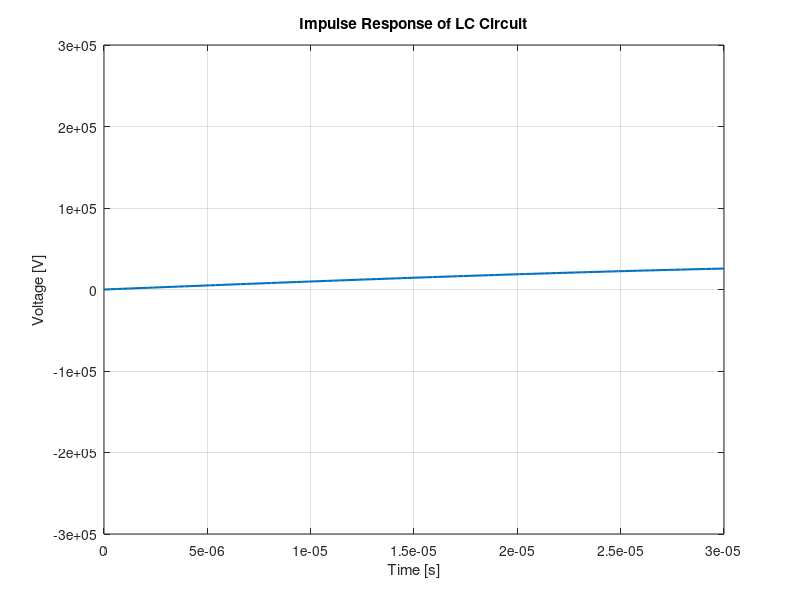

Write the MATLAB code that produced this figure.
%Lab quiz 2-part 5
clear;
L = 10e-3;   % Henry (1 mH)
C = 100e-9; % Farad (100 nF)

% Define State-Space Matrix
% A = [0, 1/C;
%      -1/L, 0];
A = [0, -1/L;
     1/C, 0];
B = [1/L; 0];
C_matrix = [0, 1];  % Renamed to avoid conflict with ss() output
D = 0;

% Create the state space model
sys = ss(A, B, C_matrix, D);

% Get the step response data explicitly
[y, t] = impulse(sys, 3e-05);

% Create a new figure with custom settings
figure;
plot(t, y, 'LineWidth', 1.5);
grid on;
title('Impulse Response of LC Circuit');
xlabel('Time [s]');
ylabel('Voltage [V]');

% Set the axes properties
ylim([-300000 300000]);
yticks(-300000:100000:300000);  % Now this will work
xlim([0 t(end)]); % Automatically fit time axis
